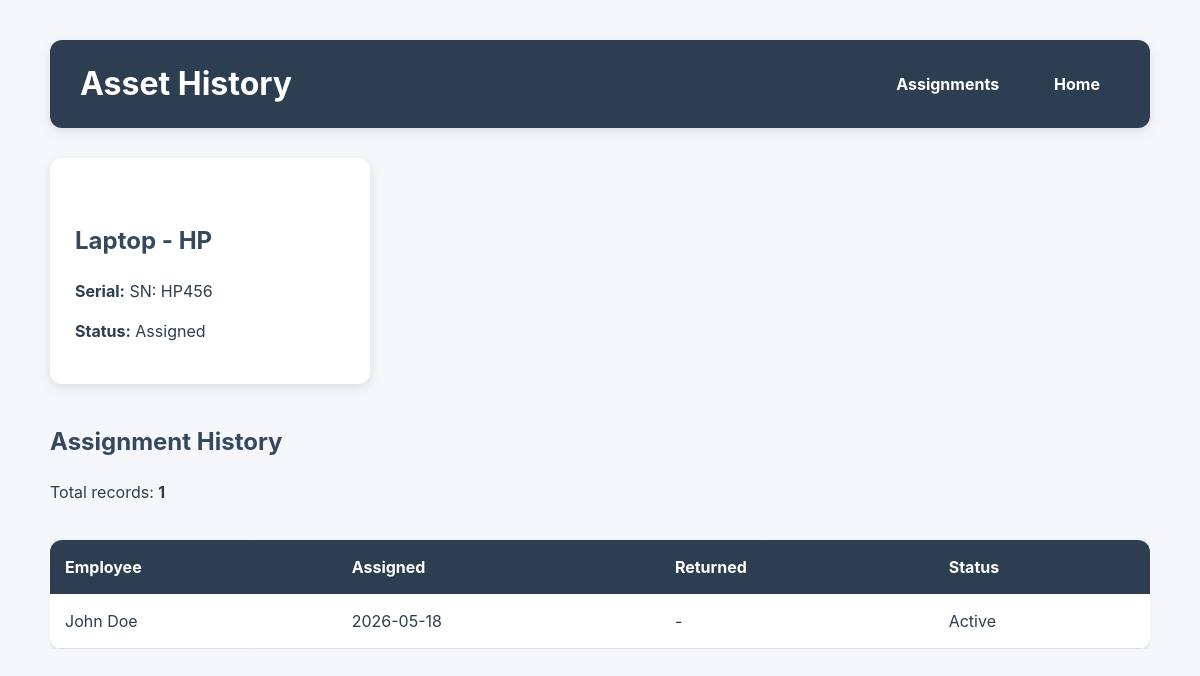
Page /asset/2 on the committed database.
### tables this page shows
CREATE TABLE assets (
                id INTEGER PRIMARY KEY AUTOINCREMENT,
                category TEXT NOT NULL,
                brand TEXT NOT NULL,
                serial_number TEXT UNIQUE NOT NULL,
                status TEXT NOT NULL DEFAULT 'Available',
                purchase_date TEXT
            );

CREATE TABLE assignments (
                id INTEGER PRIMARY KEY AUTOINCREMENT,
                asset_id INTEGER NOT NULL,
                employee_id INTEGER NOT NULL,
                assigned_date TEXT NOT NULL,
                returned_date TEXT,
                status TEXT NOT NULL DEFAULT 'Active',

                FOREIGN KEY (asset_id)
                    REFERENCES assets(id),

                FOREIGN KEY (employee_id)
                    REFERENCES employees(id)
            );

### routes/assignments.py (the view)
    @app.route("/asset/<int:asset_id>")
    def asset_history(asset_id):
        history = get_asset_history(asset_id)
        asset = get_asset_details(asset_id)
        return render_template(
            "assignments/history.html",
            history=history,
            asset=asset
        )

### models/asset.py (called while the page is built)
    def full_name(self):
        return f"{self.category} - {self.brand}"

    def serial(self):
        return f"SN: {self.serial_number}"

### models/employee.py (called while the page is built)
    def full_name(self):
        return f"{self.first_name} {self.last_name}"

### services/assignments.py (called while the page is built)
def get_asset_details(asset_id):
    with sqlite3.connect(DB_PATH) as conn:
        conn.row_factory = sqlite3.Row
        cursor = conn.cursor()
        cursor.execute("""
            SELECT *
            FROM assets
            WHERE id = ?
        """, (asset_id,))
        row = cursor.fetchone()
    if row:
        return Asset(
            row["id"],
            row["category"],
            row["brand"],
            row["serial_number"],
            row["status"]
        )
    return None

### templates/assignments/history.html (shortened to what this page needs)
<!DOCTYPE html>
<html lang="en">
<head>
    <link rel="stylesheet"
          href="{{ url_for('static', filename='style.css') }}">
</head>
<body>
<div class="container">
    <div class="page-header">
        <h1>Asset History</h1>
        <div class="header-buttons">
            <a href="{{ url_for('list_assignments') }}"
               class="btn">
                Assignments
            </a>
            <a href="{{ url_for('home') }}"
               class="btn">
                Home
            </a>
        </div>
    </div>
    {% if asset %}
        <section class="asset-info">
            <h2>
                {{ asset.full_name() }}
            </h2>
            <p>
                <strong>Serial:</strong>
                {{ asset.serial() }}
            </p>
            <p>
                <strong>Status:</strong>
                {{ asset.status }}
            </p>
        </section>
        <section class="content-section">
            <h2>Assignment History</h2>
            <p>
                Total records:
                <strong>{{ history|length }}</strong>
            </p>
            {% if history %}
                <div class="table-wrapper">
                    <table>
                        <thead>
                            <tr>
                                <th>Employee</th>
                                <th>Assigned</th>
                                <th>Returned</th>
                                <th>Status</th>
                            </tr>
                        </thead>
                        <tbody>
                            {% for row in history %}
                            <tr>
                                <td>
                                    {{ row["employee"].full_name() }}
                                </td>
                                <td>
                                    {{ row["assigned_date"] }}
                                </td>
                                <td>
                                    {{ row["returned_date"] or "-" }}
                                </td>
                                <td>
                                    {{ row["status"] }}
                                </td>
                            </tr>
                            {% endfor %}
                        </tbody>
                    </table>
                </div>
            {% else %}
                <p>
                    No assignment history found.
                </p>
            {% endif %}
        </section>
    {% else %}
        <div class="flash-message flash-error">
            Asset not found.
        </div>
    {% endif %}
</div>
</body>
</html>

### design/style.css (style rules this page uses)
:root { --color-primary: #2c3e50; --color-primary-light: #34495e; --color-background: #f4f6f9; --color-surface: #ffffff; --color-border: #dcdfe3; --color-success-bg: #d4edda; --color-success-text: #155724; --color-error-bg: #f8d7da; --color-error-text: #721c24; --color-warning-bg: #fff3cd; --color-warning-text: #856404; --shadow-sm: 0 2px 8px rgba(0, 0, 0, 0.08); --shadow-md: 0 4px 12px rgba(0, 0, 0, 0.10); --radius-sm: 8px; --radius-md: 12px; --transition-fast: 0.2s ease; }
* { box-sizing: border-box; }
body { font-family: Inter, -apple-system, BlinkMacSystemFont, "Segoe UI", sans-serif; line-height: 1.5; background-image: linear-gradient( rgba(244, 246, 249, 0.92), rgba(244, 246, 249, 0.92) ), url("https://images.unsplash.com/photo-1497366754035-f200968a6e72?q=80&w=1600&auto=format&fit=crop"); background-size: cover; background-position: center; background-attachment: fixed; margin: 0; padding: 40px; color: var(--color-primary); }
.container { max-width: 1100px; margin: auto; }
h1 { color: var(--color-primary); margin-bottom: 10px; }
h2 { color: var(--color-primary-light); margin-top: 40px; }
.btn, button { display: inline-block; background-color: var(--color-primary); color: white; padding: 12px 20px; border: none; border-radius: var(--radius-sm); text-decoration: none; font-weight: bold; cursor: pointer; transition: background-color var(--transition-fast), transform var(--transition-fast), box-shadow var(--transition-fast); }
.table-wrapper { overflow-x: auto; }
table { width: 100%; border-collapse: collapse; background: var(--color-surface); border-radius: var(--radius-md); overflow: hidden; box-shadow: var(--shadow-md); margin-top: 20px; }
table th { background-color: var(--color-primary); color: white; padding: 15px; text-align: left; }
table td { padding: 15px; border-bottom: 1px solid #ddd; }
.page-header { display: flex; justify-content: space-between; align-items: center; gap: 20px; margin-bottom: 30px; background-color: var(--color-primary); padding: 20px 30px; border-radius: var(--radius-md); box-shadow: var(--shadow-md); }
.page-header h1 { margin: 0; color: white; }
.header-buttons { display: flex; gap: 15px; flex-wrap: wrap; }
.asset-info { background: var(--color-surface); padding: 25px; border-radius: var(--radius-md); box-shadow: var(--shadow-md); width: 320px; max-width: 100%; margin-bottom: 30px; }

### rows in the picture
assets: status "Assigned"
assignments: employee.full_name "John Doe", assigned_date "2026-05-18", row "-", status "Active"

### other values in the picture
{{ asset.full_name() }} "Laptop - HP"
{{ asset.serial() }} "SN: HP456"
{{ history|length }} "1"
